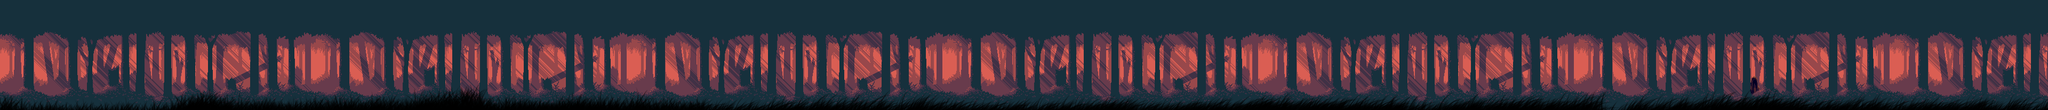

Below is a game level as drawn by its tile map, then a one-line description and the .tmx that defines it (tile-layer data replaced by summaries):
An orthogonal 240x13 tile map with 16x16 px tiles, 6 tile layers (forest_background, forest_far_trees, forest_mid_trees, forest_statue, ...), 7 tilesets and 1 object.

<map version="1.2" tiledversion="1.3.1" orientation="orthogonal" renderorder="left-down" compressionlevel="0" width="240" height="13" tilewidth="16" tileheight="16" infinite="0" nextlayerid="8" nextobjectid="4">
 <tileset firstgid="1" name="forest_background" tilewidth="16" tileheight="16" tilecount="510" columns="30">
  <image source="../backgrounds/forest/bg.png" trans="ff00ff" width="480" height="272" />
 </tileset>
 <tileset firstgid="511" name="forest_far_trees" tilewidth="16" tileheight="16" tilecount="629" columns="37">
  <image source="../backgrounds/forest/far_trees.png" trans="ff00ff" width="592" height="272" />
 </tileset>
 <tileset firstgid="1140" name="forest_mid_trees" tilewidth="16" tileheight="16" tilecount="629" columns="37">
  <image source="../backgrounds/forest/mid_trees.png" trans="ff00ff" width="592" height="272" />
 </tileset>
 <tileset firstgid="1769" name="forest_close_trees" tilewidth="16" tileheight="16" tilecount="629" columns="37">
  <image source="../backgrounds/forest/forest_close_trees.png" trans="ff00ff" width="592" height="272" />
 </tileset>
 <tileset firstgid="2398" name="forest_grass" tilewidth="16" tileheight="16" tilecount="7500" columns="250">
  <image source="../backgrounds/forest/ground.png" trans="ff00ff" width="4000" height="480" />
 </tileset>
 <tileset firstgid="9898" name="forest_statue" tilewidth="16" tileheight="16" tilecount="12" columns="3">
  <image source="../backgrounds/forest/statue.png" trans="ff00ff" width="63" height="75" />
 </tileset>
 <tileset firstgid="9910" name="forest_black" tilewidth="16" tileheight="16" tilecount="100" columns="10">
  <image source="../backgrounds/black.png" trans="ff00ff" width="160" height="160" />
 </tileset>
 <layer id="1" name="forest_background" width="240" height="13" locked="1">
  <data>[3120 cells, 3120 non-empty, 237 distinct tile ids]</data>
 </layer>
 <layer id="2" name="forest_far_trees" width="240" height="13" locked="1">
  <data>[3120 cells, 3120 non-empty, 481 distinct tile ids]</data>
 </layer>
 <layer id="3" name="forest_mid_trees" width="240" height="13" locked="1">
  <data>[3120 cells, 3120 non-empty, 481 distinct tile ids]</data>
 </layer>
 <layer id="7" name="forest_statue" width="240" height="13" locked="1">
  <data>[3120 cells, 12 non-empty, 12 distinct tile ids]</data>
 </layer>
 <layer id="4" name="forest_close_trees" width="240" height="13" locked="1">
  <data>[3120 cells, 3120 non-empty, 481 distinct tile ids]</data>
 </layer>
 <objectgroup id="6" name="forest_ground" locked="1">
  <object id="3" x="0" y="204" width="3840" height="4" />
 </objectgroup>
 <layer id="5" name="forest_grass" width="240" height="13" locked="1">
  <data>[3120 cells, 720 non-empty, 720 distinct tile ids]</data>
 </layer>
</map>
